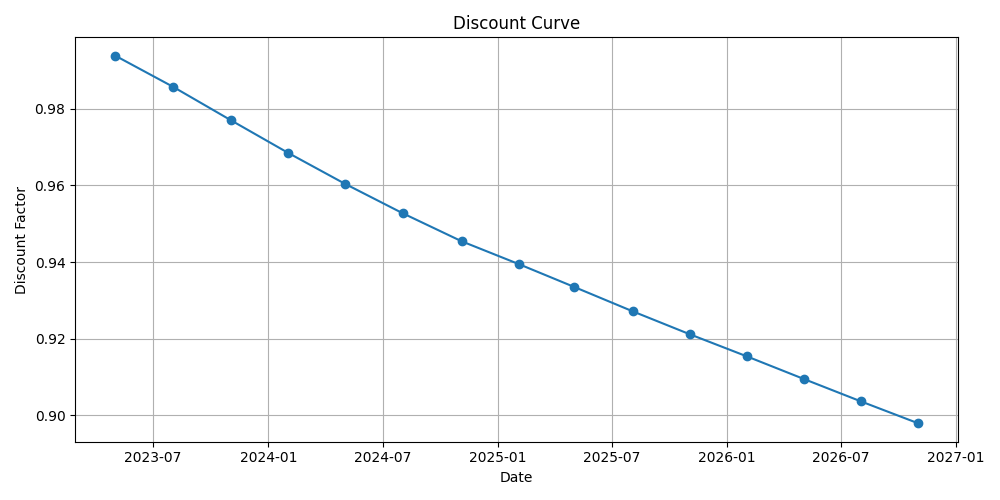

Generate this figure with Python:
#Various imports from utilities and bootstrap files, as well as standard libraries for data manipulation and plotting.
import sys
from pathlib import Path
import pandas as pd
import numpy as np
import matplotlib.pyplot as plt
from bootstrap import (
    DC_CONV,
    depo_converter,
    future_converter,
    swap_converter,
    bootstrapDepo,
    bootstrapFuture,
    bootstrapSwap,
    getZeroRates,
    getRatesLinInterpDiscount,
)
from Utilities import createSchedule
from FinDates.daycount import yearfrac


def import_data(data_dir):
    dt = pd.read_csv(
        data_dir / "dt.csv",
        index_col="Market",
        usecols=["Market", "TARGET"],
        converters={"TARGET": pd.to_datetime},
    )

    df_depo = pd.read_csv(
        data_dir / "depos.csv",
        index_col="Depos",
        usecols=["Depos", "ASK", "BID"],
        converters={"Depos": pd.to_datetime, "BID": depo_converter, "ASK": depo_converter},
    )

    futures = pd.read_csv(
        data_dir / "futures.csv",
        index_col="Future",
        usecols=["Future", "ASK", "BID"],
        converters={"Future": pd.to_datetime, "BID": future_converter, "ASK": future_converter},
    )

    settle = pd.read_csv(
        data_dir / "settles.csv",
        index_col="Future",
        usecols=["Future", "Settle", "Expiry"],
        converters={"Future": pd.to_datetime, "Settle": pd.to_datetime, "Expiry": pd.to_datetime},
    )

    df_futures = futures.join(settle)

    df_swaps = pd.read_csv(
        data_dir / "swaps.csv",
        index_col="Swap",
        usecols=["Swap", "BID", "ASK"],
        converters={"Swap": pd.to_datetime, "BID": swap_converter, "ASK": swap_converter},
    )

    return dt, df_depo, df_futures, df_swaps, settle


# Function to calculate the discount curve using the bootstrapping methods defined in the imported bootstrap file.  
def calculate_curve():
    

    base_path = Path.cwd()
    sys.path.insert(0, str(base_path))
    pricing_timestamp = pd.Timestamp("2023-01-31 10:45:00", tz="Europe/Rome")
    print("Pricing timestamp:", pricing_timestamp)
    data_dir = base_path / "data"

    
    dt, df_depo, df_futures, df_swaps, settle = import_data(data_dir)

    dtSettle = dt.loc["Settlement", "TARGET"]

    # `df_futures` is already created in `import_data`; use first 7 points if needed
    if len(df_futures) > 7:
        df_futures = df_futures.iloc[:7]


    termDates = [dtSettle]
    discounts = [1.0]


    termDates, discounts = bootstrapDepo(dtSettle, df_depo, df_futures, termDates, discounts)
    termDates, discounts = bootstrapFuture(dtSettle, df_futures, termDates, discounts)
    termDates, discounts = bootstrapSwap(dtSettle, df_swaps, termDates, discounts)

    # Exact quarterly payment dates using Utilities.createSchedule from dtSettle = 2 Feb 2023
    periods = [f"{3*k}M" for k in range(1, 17)]
    schedule_dates = createSchedule(dtSettle, periods, calendarCode="de.eurex", adjustmentRule="modfollow")
    payment_dates = [pd.Timestamp(d) for d in schedule_dates]

    discounts_on_schedule = [
        getRatesLinInterpDiscount(dtSettle, pd.Timestamp(d), termDates, discounts)
        for d in payment_dates
    ]

    discount_curve_schedule = pd.Series(index=payment_dates, data=discounts_on_schedule)

    return discount_curve_schedule


def getContinousInterestRate(D,T):
    """Calculate the continuous interest rate for a given discount factor D and time T."""
    return -np.log(D) / T if T > 0 and D > 0 else 0.0



print("Calculating discount curve...")
discount_curve_schedule = calculate_curve()
print("Discount curve calculated successfully.")
print("Interest rates at payment dates:")
for date, discount in discount_curve_schedule.items():
    rate = getContinousInterestRate(discount, T=yearfrac(discount_curve_schedule.index[0], date, DC_CONV["INTERP"]))
    print(f"Date: {date.date()}, Discount Factor: {discount:.6f}, Continuous Rate: {rate:.6%}") 

plt.figure(figsize=(10, 5))
plt.plot(discount_curve_schedule.index[:15], discount_curve_schedule.values[:15], marker="o", linestyle="-")
plt.title("Discount Curve")
plt.xlabel("Date")
plt.ylabel("Discount Factor")
plt.grid(True)
plt.tight_layout()
plt.savefig("discount_curve.png")
